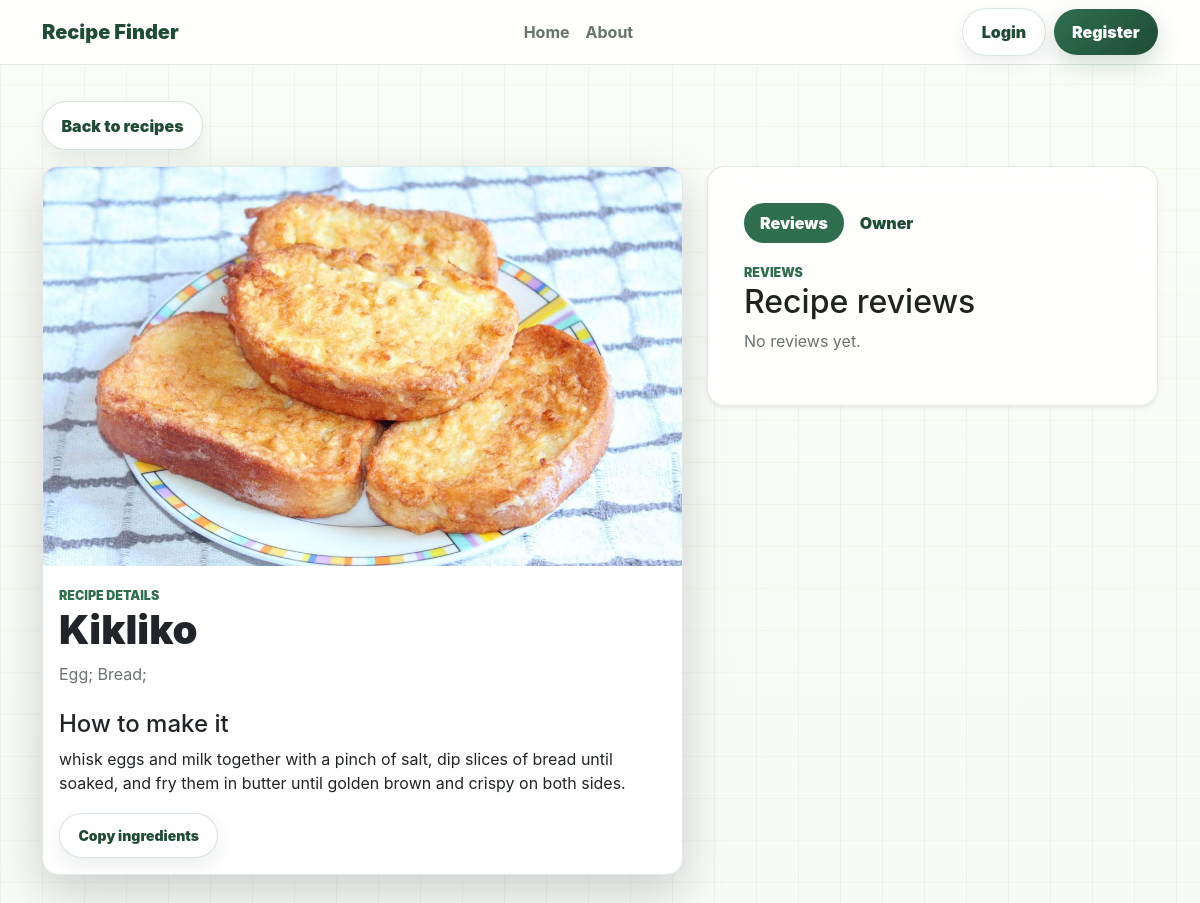
Screenshot of /recipe/2 with the database file from the repository.
### models.py (models this page shows, shortened)
class BaseModel:
    def create(self):
        db.session.add(self)
        db.session.commit()

class Recipe(db.Model, BaseModel):
    __tablename__ = "recipes"
    id = db.Column(db.Integer(), primary_key=True)
    title = db.Column(db.String(), nullable=False)
    ingredients = db.Column(db.String(), nullable=False)
    details = db.Column(db.Text(), nullable=False, default="")
    image = db.Column(db.String(), default="")
    user_id = db.Column(ForeignKey("users.id"))
    user = db.relationship("User", back_populates="recipes")

### routes.py (the view)
@app.route("/recipe/<int:recipe_id>")
def view_recipe_details(recipe_id):
    recipe = Recipe.query.get_or_404(recipe_id)
    reviews = Review.query.filter(Review.recipe_id == recipe_id).all()
    return render_template("recipe_details.html", recipe=recipe, reviews=reviews)

### routes.py (called while the page is built)
def get_current_profile():
    user_id = session.get("user_id")
    if user_id is None:
        return None
    return User.query.get(user_id)

@app.context_processor
def inject_current_profile():
    return {"current_profile": get_current_profile()}

### templates/recipe_details.html (shortened to what this page needs)
{% extends 'base.html' %}
{% block content %}
<a href="/" class="btn uiverse-secondary mb-3">Back to recipes</a>
<section class="row g-4 align-items-start">
    <div class="col-lg-7">
        <article class="card recipe-card detail-card shadow-lg">
            {% if recipe.image %}
            <img src="/static/images/{{ recipe.image }}" class="card-img-top" alt="{{ recipe.title }}">
            {% else %}
            <div class="recipe-art">RF</div>
            {% endif %}
            <div class="card-body">
                <span class="section-kicker">Recipe details</span>
                <h1>{{ recipe.title }}</h1>
                <p class="muted-copy">{{ recipe.ingredients }}</p>
                <h2 class="h4 mt-4">How to make it</h2>
                <p class="recipe-details-text">{{ recipe.details }}</p>
                <div class="detail-actions">
                    <button class="btn uiverse-secondary btn-sm copy-ingredients" type="button" data-ingredients="{{ recipe.ingredients }}">Copy ingredients</button>
                </div>
            </div>
        </article>
    </div>
    <div class="col-lg-5">
        <div class="review-panel shadow-sm">
            <ul class="nav nav-pills recipe-tabs mb-3" id="recipeDetailTabs" role="tablist">
                <li class="nav-item" role="presentation">
                    <button class="nav-link active" id="reviews-tab" data-bs-toggle="pill" data-bs-target="#reviews-pane" type="button" role="tab" aria-controls="reviews-pane" aria-selected="true">Reviews</button>
                </li>
                <li class="nav-item" role="presentation">
                    <button class="nav-link" id="owner-tab" data-bs-toggle="pill" data-bs-target="#owner-pane" type="button" role="tab" aria-controls="owner-pane" aria-selected="false">Owner</button>
                </li>
            </ul>
            <div class="tab-content">
                <div class="tab-pane fade show active" id="reviews-pane" role="tabpanel" aria-labelledby="reviews-tab" tabindex="0">
                    <span class="section-kicker">Reviews</span>
                    <h2>Recipe reviews</h2>
                    {% if reviews %}
                        {% for review in reviews %}
                        <p>{{ review.text }}</p>
                        {% endfor %}
                    {% else %}
                    <p>No reviews yet.</p>
                    {% endif %}
                </div>
            </div>
        </div>
    </div>
</section>
{% endblock %}

### static/style.css (style rules this page uses)
:root { --ink: #1f2320; --muted: #68736c; --line: #dfe7df; --paper: #f7faf6; --surface: rgba(255, 255, 255, 0.88); --green: #2f6f4e; --green-dark: #1f4c35; --mint: #dff2e7; --gold: #d89936; --tomato: #d76545; --plum: #5c4b7d; --red: #b84b42; }
* { box-sizing: border-box; }
body { min-height: 100vh; color: var(--ink); background: linear-gradient(90deg, rgba(47, 111, 78, 0.05) 1px, transparent 1px), linear-gradient(180deg, rgba(216, 153, 54, 0.06) 1px, transparent 1px), linear-gradient(180deg, #fbfdf8 0%, var(--paper) 100%); background-size: 42px 42px, 42px 42px, auto; font-family: Inter, Arial, Helvetica, sans-serif; }
a { text-decoration: none; }
.hero-panel, .form-panel, .empty-state, .review-panel { border: 1px solid rgba(31, 76, 53, 0.12); border-radius: 18px; background: var(--surface); backdrop-filter: blur(18px); }
h1 { font-weight: 900; letter-spacing: 0; }
.hero-copy, .muted-copy, .card-text, .form-panel p, .review-panel p, .empty-state p { color: var(--muted); }
.section-kicker { display: inline-block; color: var(--green); font-size: 0.78rem; font-weight: 900; letter-spacing: 0; text-transform: uppercase; }
.recipe-card { overflow: hidden; border: 1px solid rgba(31, 76, 53, 0.12); border-radius: 16px; box-shadow: 0 18px 45px rgba(44, 55, 47, 0.10); transition: transform 160ms ease, box-shadow 160ms ease, border-color 160ms ease; }
.recipe-card img, .recipe-art { width: 100%; aspect-ratio: 16 / 10; }
.recipe-card img { object-fit: cover; }
.empty-state, .form-panel, .review-panel { padding: clamp(22px, 4vw, 36px); }
.uiverse-button, .uiverse-secondary, .uiverse-danger { position: relative; overflow: hidden; border-radius: 999px; border-width: 0; padding: 0.7rem 1.15rem; font-weight: 900; box-shadow: 0 10px 24px rgba(47, 111, 78, 0.22); transition: transform 150ms ease, box-shadow 150ms ease, background 150ms ease; }
.uiverse-secondary { color: var(--green-dark) !important; border: 1px solid rgba(47, 111, 78, 0.18); background: #ffffff; box-shadow: 0 8px 18px rgba(44, 55, 47, 0.08); }
.detail-actions { display: flex; flex-wrap: wrap; gap: 10px; margin-top: 18px; }
.recipe-tabs .nav-link { border-radius: 999px; color: var(--green-dark); font-weight: 900; }
.recipe-tabs .nav-link.active { background: var(--green); }
.recipe-details-text { white-space: pre-line; }

### rows the page displays
Recipe: image (placeholder picture), title "Kikliko", ingredients "Egg; Bread;", details "whisk eggs and milk together with a pinch of salt, dip slices of bread until soaked, and fry them in butter until golden brown and crispy on both sides."
